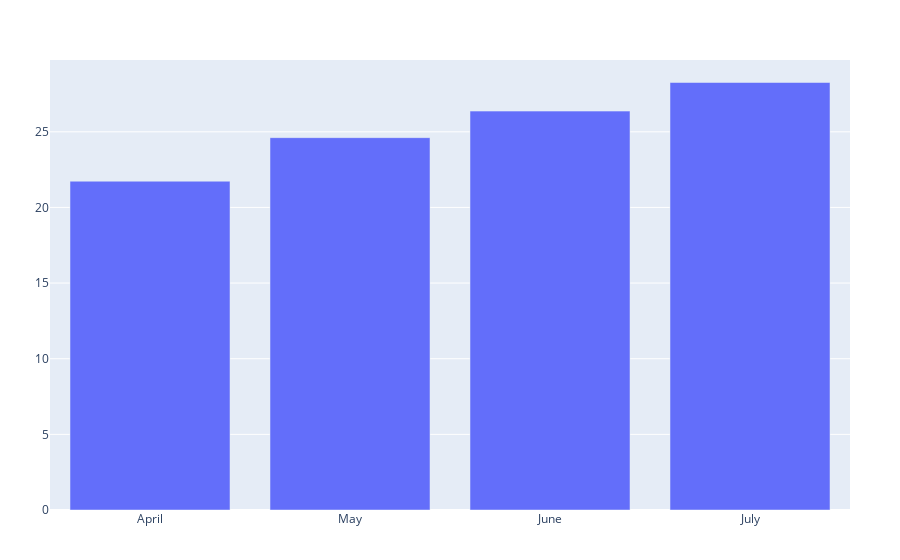

Here is the notebook cell this chart was saved with:
### Code cell
means = [mean_April, mean_May, mean_June, mean_July]
months = ["April", "May", "June", "July"]

plot(bar(x =months , y=means, mode="markers"))

### Figure 1 — Plotly figure (JSON) as saved in the notebook; plotly's stock layout.template omitted (floating-point values rounded to 4 significant figures)
{"data": [{"mode": "markers", "type": "bar", "x": ["April", "May", "June", "July"], "y": [21.73, 24.61, 26.37, 28.26]}], "layout": {"margin": {"b": 50, "l": 50, "r": 50, "t": 60}}}
